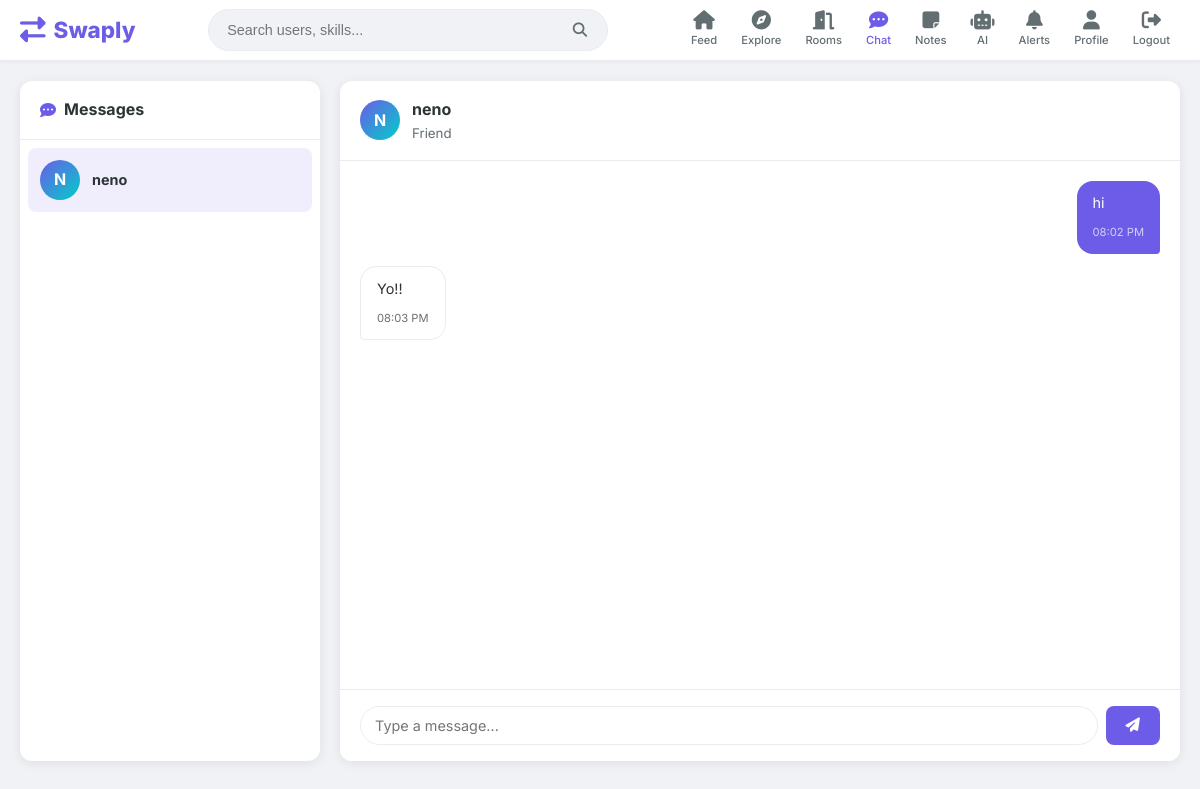
The page /chat/3 (signed in) on the database its author committed.
### models.py (models this page shows, shortened)
class User(UserMixin, db.Model):
    id = db.Column(db.Integer, primary_key=True)
    username = db.Column(db.String(80), unique=True, nullable=False)
    email = db.Column(db.String(120), unique=True, nullable=False)
    password_hash = db.Column(db.String(200), nullable=False)
    bio = db.Column(db.Text, default='')
    location = db.Column(db.String(120), default='')
    skills_offered = db.Column(db.Text, default='')
    skills_wanted = db.Column(db.Text, default='')
    avatar = db.Column(db.String(300), default='')
    created_at = db.Column(db.DateTime, default=datetime.utcnow)
    posts = db.relationship('Post', backref='author', lazy=True, cascade='all, delete-orphan')
    sent_requests = db.relationship('FriendRequest', foreign_keys='FriendRequest.sender_id', backref='sender', lazy=True, cascade='all, delete-orphan')
    received_requests = db.relationship('FriendRequest', foreign_keys='FriendRequest.receiver_id', backref='receiver', lazy=True, cascade='all, delete-orphan')

class Message(db.Model):
    id = db.Column(db.Integer, primary_key=True)
    room_id = db.Column(db.Integer, db.ForeignKey('room.id'), nullable=True)
    sender_id = db.Column(db.Integer, db.ForeignKey('user.id'), nullable=False)
    receiver_id = db.Column(db.Integer, db.ForeignKey('user.id'), nullable=True)
    content = db.Column(db.Text, nullable=False)
    created_at = db.Column(db.DateTime, default=datetime.utcnow)
    sender = db.relationship('User', foreign_keys=[sender_id], backref='messages_sent')
    receiver = db.relationship('User', foreign_keys=[receiver_id])

### app.py (the view)
@app.route('/chat/<int:user_id>')
@login_required
def chat_with(user_id):
    other = User.query.get_or_404(user_id)
    if not are_friends(current_user.id, other.id):
        flash('You can only chat with friends.', 'warning')
        return redirect(url_for('chat'))
    messages = Message.query.filter(
        ((Message.sender_id == current_user.id) & (Message.receiver_id == other.id)) |
        ((Message.sender_id == other.id) & (Message.receiver_id == current_user.id))
    ).order_by(Message.created_at.asc()).all()
    return render_template('chat.html', friends=friend_list(current_user.id), other=other, messages=messages)

### app.py (called while the page is built)
@login_manager.user_loader
def load_user(user_id):
    return User.query.get(int(user_id))

def friend_list(user_id):
    f1 = db.session.query(friendships.c.friend_id).filter(friendships.c.user_id == user_id)
    f2 = db.session.query(friendships.c.user_id).filter(friendships.c.friend_id == user_id)
    ids = [r[0] for r in f1.union(f2).all()]
    return User.query.filter(User.id.in_(ids)).all() if ids else []

def are_friends(u1, u2):
    if u1 == u2:
        return False
    return db.session.query(friendships).filter(
        ((friendships.c.user_id == u1) & (friendships.c.friend_id == u2)) |
        ((friendships.c.user_id == u2) & (friendships.c.friend_id == u1))
    ).first() is not None

@app.context_processor
def inject_globals():
    unread = 0
    if current_user.is_authenticated:
        unread = Notification.query.filter_by(user_id=current_user.id, is_read=False).count()
    return {'unread_notifications': unread}

### templates/chat.html (shortened to what this page needs)
{% extends "base.html" %}
{% block content %}
<div class="chat-page">
    <div class="chat-sidebar card">
        <div class="chat-sidebar-header">
            <h3><i class="fas fa-comment-dots"></i> Messages</h3>
        </div>
        <div class="chat-friend-list">
            {% for friend in friends %}
            <a href="{{ url_for('chat_with', user_id=friend.id) }}" class="chat-friend {% if other and other.id == friend.id %}active{% endif %}">
                <div class="avatar avatar-sm">
                    {% if friend.avatar %}
                    <img src="{{ url_for('uploaded_file', filename=friend.avatar) }}" alt="{{ friend.username }}">
                    {% else %}
                    <span>{{ friend.username[0]|upper }}</span>
                    {% endif %}
                </div>
                <div class="chat-friend-info">
                    <strong>{{ friend.username }}</strong>
                </div>
            </a>
            {% else %}
            <div class="empty-state small">
                <i class="fas fa-user-friends"></i>
                <p>Add friends to start chatting!</p>
                <a href="{{ url_for('explore') }}" class="btn btn-primary btn-sm">Explore</a>
            </div>
            {% endfor %}
        </div>
    </div>
    <div class="chat-main card">
        {% if other %}
        <div class="chat-header">
            <a href="{{ url_for('profile', username=other.username) }}" class="chat-header-user">
                <div class="avatar avatar-sm">
                    {% if other.avatar %}
                    <img src="{{ url_for('uploaded_file', filename=other.avatar) }}" alt="{{ other.username }}">
                    {% else %}
                    <span>{{ other.username[0]|upper }}</span>
                    {% endif %}
                </div>
                <div>
                    <strong>{{ other.username }}</strong>
                    <small>Friend</small>
                </div>
            </a>
        </div>
        <div class="chat-messages" id="chat-messages">
            {% for msg in messages %}
            <div class="chat-message {% if msg.sender_id == current_user.id %}sent{% else %}received{% endif %}">
                <div class="message-bubble">
                    <p>{{ msg.content }}</p>
                    <small>{{ msg.created_at.strftime('%I:%M %p') }}</small>
                </div>
            </div>
            {% else %}
            <div class="empty-state small">
                <i class="fas fa-comments"></i>
                <p>No messages yet. Say hello!</p>
            </div>
            {% endfor %}
        </div>
        <form method="POST" action="{{ url_for('send_message') }}" class="chat-input">
            <input type="text" name="content" placeholder="Type a message..." required autocomplete="off">
            <button type="submit" class="btn btn-primary"><i class="fas fa-paper-plane"></i></button>
        </form>
        {% else %}
        <div class="chat-empty">
            <i class="fas fa-comments"></i>
            <h3>Select a friend to start chatting</h3>
            <p>Choose someone from the list to begin a conversation.</p>
        </div>
        {% endif %}
    </div>
</div>
{% endblock %}

### static/css/style.css (style rules this page uses)
:root { --primary: #6c5ce7; --primary-dark: #5a4bd1; --primary-light: #a29bfe; --secondary: #00cec9; --success: #00b894; --danger: #e17055; --warning: #fdcb6e; --info: #0984e3; --dark: #2d3436; --light: #f8f9fa; --gray: #636e72; --border: #e9ecef; --bg: #f0f2f5; --white: #ffffff; --shadow: 0 2px 12px rgba(0, 0, 0, 0.08); --shadow-lg: 0 8px 30px rgba(0, 0, 0, 0.12); --radius: 12px; --radius-sm: 8px; --transition: all 0.3s ease; }
* { margin: 0; padding: 0; box-sizing: border-box; }
body { font-family: 'Inter', -apple-system, BlinkMacSystemFont, 'Segoe UI', sans-serif; background: var(--bg); color: var(--dark); line-height: 1.6; min-height: 100vh; }
a { text-decoration: none; color: inherit; }
.btn { display: inline-flex; align-items: center; justify-content: center; gap: 8px; padding: 10px 20px; border: none; border-radius: var(--radius-sm); font-size: 0.9rem; font-weight: 600; cursor: pointer; transition: var(--transition); font-family: inherit; }
.btn-primary { background: var(--primary); color: var(--white); }
.card { background: var(--white); border-radius: var(--radius); box-shadow: var(--shadow); padding: 20px; margin-bottom: 20px; }
.avatar { width: 60px; height: 60px; border-radius: 50%; background: linear-gradient(135deg, var(--primary), var(--secondary)); display: flex; align-items: center; justify-content: center; color: var(--white); font-weight: 700; font-size: 1.4rem; overflow: hidden; flex-shrink: 0; }
.avatar-sm { width: 40px; height: 40px; font-size: 1rem; }
.chat-page { display: grid; grid-template-columns: 300px 1fr; gap: 20px; height: calc(100vh - 100px); }
.chat-sidebar { display: flex; flex-direction: column; padding: 0; overflow: hidden; }
.chat-sidebar-header { padding: 16px 20px; border-bottom: 1px solid var(--border); }
.chat-sidebar-header h3 { font-size: 1rem; font-weight: 700; display: flex; align-items: center; gap: 8px; }
.chat-sidebar-header h3 i { color: var(--primary); }
.chat-friend-list { flex: 1; overflow-y: auto; padding: 8px; }
.chat-friend { display: flex; align-items: center; gap: 12px; padding: 12px; border-radius: var(--radius-sm); transition: var(--transition); }
.chat-friend.active { background: rgba(108, 92, 231, 0.1); }
.chat-friend-info { display: flex; flex-direction: column; overflow: hidden; }
.chat-friend-info strong { font-size: 0.9rem; }
.chat-main { display: flex; flex-direction: column; padding: 0; overflow: hidden; }
.chat-header { padding: 16px 20px; border-bottom: 1px solid var(--border); }
.chat-header-user { display: flex; align-items: center; gap: 12px; }
.chat-header-user div:last-child { display: flex; flex-direction: column; }
.chat-header-user small { color: var(--gray); }
.chat-messages { flex: 1; overflow-y: auto; padding: 20px; display: flex; flex-direction: column; gap: 12px; }
.chat-message { display: flex; max-width: 70%; }
.chat-message.sent { align-self: flex-end; }
.chat-message.received { align-self: flex-start; }
.message-bubble { padding: 10px 16px; border-radius: 16px; background: var(--bg); position: relative; }
.chat-message.sent .message-bubble { background: var(--primary); color: var(--white); border-bottom-right-radius: 4px; }
.chat-message.received .message-bubble { background: var(--white); border: 1px solid var(--border); border-bottom-left-radius: 4px; }
.message-bubble p { font-size: 0.9rem; margin-bottom: 4px; }
.message-bubble small { font-size: 0.7rem; opacity: 0.7; }
.chat-input { display: flex; gap: 8px; padding: 16px 20px; border-top: 1px solid var(--border); background: var(--white); }
.chat-input input { flex: 1; padding: 10px 14px; border: 1px solid var(--border); border-radius: 50px; font-size: 0.9rem; font-family: inherit; transition: var(--transition); }

### rows shown on the page
User: username "N", username "neno"
Message: content "hi", created_at "08:02 PM"
Message: content "Yo!!", created_at "08:03 PM"
